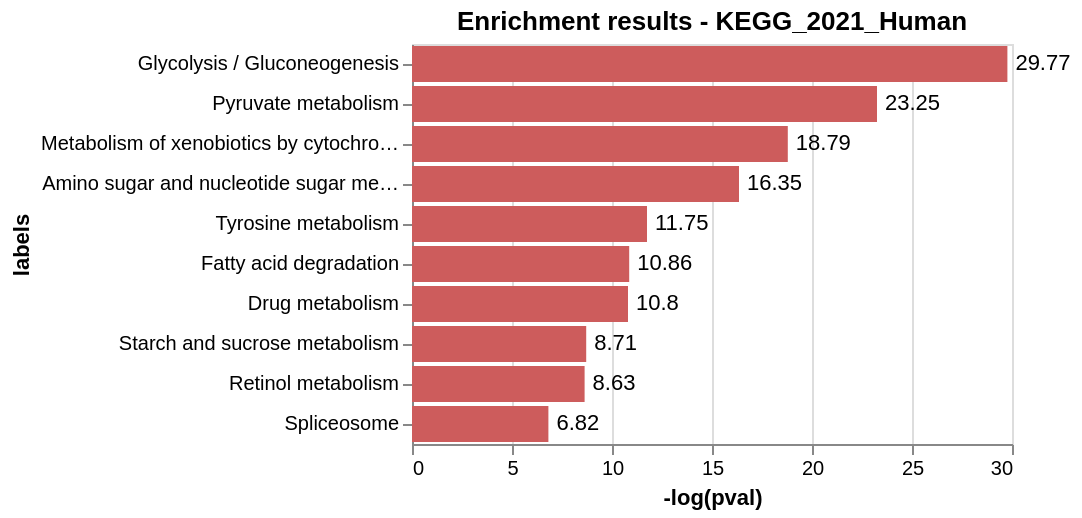

Notebook source saved alongside this figure:
### Markdown cell above
### 1-5) Pathways they belong to

### Code cell
# KEGG 2021
import enrich_omics
from enrich_omics import EnrichR

# get pathways for all features (top 50 for all models with importace >0, total of 156)
gene_list = freq_df['name_only']
EnrichR.plot_enrichment(gene_list, max_hits=10)

### Figure 1 — Vega-Lite specification as saved in the notebook (floating-point values rounded to 4 significant figures)
{"config": {"view": {"continuousWidth": 400, "continuousHeight": 300}}, "layer": [{"mark": {"type": "bar", "color": "indianred"}, "encoding": {"x": {"field": "-log(pval)", "type": "quantitative"}, "y": {"field": "labels", "sort": "-x", "type": "nominal"}}}, {"mark": {"type": "text", "align": "left", "baseline": "middle", "dx": 4}, "encoding": {"text": {"field": "-log(pval)", "type": "quantitative"}, "x": {"field": "-log(pval)", "type": "quantitative"}, "y": {"field": "labels", "sort": "-x", "type": "nominal"}}, "title": "Enrichment results - KEGG_2021_Human"}], "data": {"name": "data-cbd2ae26e8332d15eba75f0453a121a9"}, "height": 200, "width": 300, "$schema": "https://vega.github.io/schema/vega-lite/v4.17.0.json", "datasets": {"data-cbd2ae26e8332d15eba75f0453a121a9": [{"labels": "Glycolysis / Gluconeogenesis", "pval": 1.172e-13, "-log(pval)": 29.77}, {"labels": "Pyruvate metabolism", "pval": 7.98e-11, "-log(pval)": 23.25}, {"labels": "Metabolism of xenobiotics by cytochrome P450", "pval": 6.902e-09, "-log(pval)": 18.79}, {"labels": "Amino sugar and nucleotide sugar metabolism", "pval": 7.907e-08, "-log(pval)": 16.35}, {"labels": "Tyrosine metabolism", "pval": 7.885e-06, "-log(pval)": 11.75}, {"labels": "Fatty acid degradation", "pval": 1.928e-05, "-log(pval)": 10.86}, {"labels": "Drug metabolism", "pval": 2.037e-05, "-log(pval)": 10.8}, {"labels": "Starch and sucrose metabolism", "pval": 0.0001644, "-log(pval)": 8.71}, {"labels": "Retinol metabolism", "pval": 0.0001789, "-log(pval)": 8.63}, {"labels": "Spliceosome", "pval": 0.001088, "-log(pval)": 6.82}]}}
